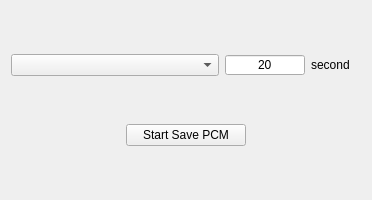
<?xml version="1.0" encoding="UTF-8"?>
<ui version="4.0">
 <class>PLSDialogSavePCM</class>
 <widget class="QWidget" name="PLSDialogSavePCM">
  <property name="enabled">
   <bool>true</bool>
  </property>
  <property name="geometry">
   <rect>
    <x>0</x>
    <y>0</y>
    <width>372</width>
    <height>200</height>
   </rect>
  </property>
  <property name="windowTitle">
   <string>PLSDialogSavePCM</string>
  </property>
  <layout class="QVBoxLayout" name="verticalLayout_2">
   <item>
    <layout class="QVBoxLayout" name="verticalLayout">
     <item>
      <spacer name="verticalSpacer_2">
       <property name="orientation">
        <enum>Qt::Vertical</enum>
       </property>
       <property name="sizeHint" stdset="0">
        <size>
         <width>349</width>
         <height>34</height>
        </size>
       </property>
      </spacer>
     </item>
     <item>
      <layout class="QHBoxLayout" name="horizontalLayout">
       <item>
        <widget class="QComboBox" name="audioSourceList"/>
       </item>
       <item>
        <widget class="QLineEdit" name="pcmSaveDuration">
         <property name="minimumSize">
          <size>
           <width>80</width>
           <height>20</height>
          </size>
         </property>
         <property name="maximumSize">
          <size>
           <width>80</width>
           <height>20</height>
          </size>
         </property>
         <property name="text">
          <string>20</string>
         </property>
         <property name="maxLength">
          <number>2</number>
         </property>
         <property name="alignment">
          <set>Qt::AlignCenter</set>
         </property>
        </widget>
       </item>
       <item>
        <widget class="QLabel" name="label">
         <property name="minimumSize">
          <size>
           <width>50</width>
           <height>0</height>
          </size>
         </property>
         <property name="maximumSize">
          <size>
           <width>50</width>
           <height>16777215</height>
          </size>
         </property>
         <property name="text">
          <string>second</string>
         </property>
         <property name="alignment">
          <set>Qt::AlignLeading|Qt::AlignLeft|Qt::AlignVCenter</set>
         </property>
        </widget>
       </item>
      </layout>
     </item>
     <item>
      <spacer name="verticalSpacer">
       <property name="orientation">
        <enum>Qt::Vertical</enum>
       </property>
       <property name="sizeHint" stdset="0">
        <size>
         <width>349</width>
         <height>34</height>
        </size>
       </property>
      </spacer>
     </item>
     <item>
      <layout class="QHBoxLayout" name="horizontalLayout_2">
       <item>
        <spacer name="horizontalSpacer_2">
         <property name="orientation">
          <enum>Qt::Horizontal</enum>
         </property>
         <property name="sizeHint" stdset="0">
          <size>
           <width>40</width>
           <height>20</height>
          </size>
         </property>
        </spacer>
       </item>
       <item>
        <widget class="QPushButton" name="btnStartSavePCM">
         <property name="minimumSize">
          <size>
           <width>120</width>
           <height>0</height>
          </size>
         </property>
         <property name="maximumSize">
          <size>
           <width>120</width>
           <height>16777215</height>
          </size>
         </property>
         <property name="text">
          <string>Start Save PCM</string>
         </property>
        </widget>
       </item>
       <item>
        <spacer name="horizontalSpacer">
         <property name="orientation">
          <enum>Qt::Horizontal</enum>
         </property>
         <property name="sizeHint" stdset="0">
          <size>
           <width>40</width>
           <height>20</height>
          </size>
         </property>
        </spacer>
       </item>
      </layout>
     </item>
     <item>
      <spacer name="verticalSpacer_3">
       <property name="orientation">
        <enum>Qt::Vertical</enum>
       </property>
       <property name="sizeHint" stdset="0">
        <size>
         <width>349</width>
         <height>34</height>
        </size>
       </property>
      </spacer>
     </item>
    </layout>
   </item>
  </layout>
 </widget>
 <layoutdefault spacing="6" margin="11"/>
 <resources/>
 <connections/>
</ui>
